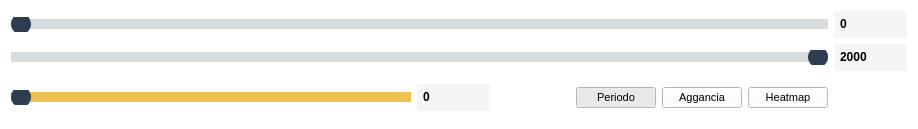
<?xml version="1.0" encoding="UTF-8"?>
<ui version="4.0">
 <class>Dialog</class>
 <widget class="QDialog" name="Dialog">
  <property name="geometry">
   <rect>
    <x>0</x>
    <y>0</y>
    <width>918</width>
    <height>129</height>
   </rect>
  </property>
  <property name="windowTitle">
   <string>Time Slider</string>
  </property>
  <property name="windowOpacity">
   <double>0.900000000000000</double>
  </property>
  <property name="whatsThis">
   <string>&lt;html&gt;&lt;head/&gt;&lt;body style=&quot;background:blue;&quot;&gt;&lt;p&gt;Ciao sono una barra del tempo&lt;/p&gt;&lt;/body&gt;&lt;/html&gt;</string>
  </property>
  <property name="styleSheet">
   <string notr="true">background-color:white;</string>
  </property>
  <layout class="QGridLayout" name="gridLayout">
   <item row="0" column="6">
    <widget class="QSpinBox" name="spinBox">
     <property name="maximumSize">
      <size>
       <width>100</width>
       <height>16777215</height>
      </size>
     </property>
     <property name="font">
      <font>
       <family>Arial</family>
       <pointsize>9</pointsize>
       <weight>75</weight>
       <bold>true</bold>
      </font>
     </property>
     <property name="whatsThis">
      <string>&lt;html&gt;&lt;head/&gt;&lt;body&gt;&lt;p&gt;&lt;span style=&quot; font-weight:400;&quot;&gt;Inserire una data di inizio periodo. Premere invio per confermare.&lt;/span&gt;&lt;/p&gt;&lt;/body&gt;&lt;/html&gt;</string>
     </property>
     <property name="styleSheet">
      <string notr="true">QSpinBox,
QSpinBox:editable,
QSpinBox:hover,
QSpinBox:pressed {
  border: none;
  border-bottom: 2px solid rgb(245, 245, 245);
  border-radius: 0;
  background:rgb(245, 245, 245);
  color: #000000;
  padding: 5px 4px 4px 4px;
}
QSpinBox:focus {
  border: none;
  border-bottom: 2px solid  #efc050;
  border-radius: 0;
  background:rgb(245, 245, 245);
  color: #000000;
  padding: 5px 4px 4px 4px;
}
QSpinBox:disabled {
  border: none;
  border-bottom: 2px solid #999999;
  border-radius: 0;
  background: rgb(153, 153, 153);
  color: white;
  padding: 5px 15px 4px 4px;
}
QSpinBox::up-button {
  subcontrol-origin: border;
  subcontrol-position: top right;
  border: none;
  border-radius: 0;
  background:rgb(245, 245, 245,0);
  margin-top: 1px;
  width: 18px;
}
QSpinBox::down-button {
  subcontrol-origin: border;
  subcontrol-position: bottom right;
  border: none;
  border-radius: 0;
  background: rgb(245, 245, 245,0);
  width: 18px;
}</string>
     </property>
     <property name="keyboardTracking">
      <bool>false</bool>
     </property>
     <property name="minimum">
      <number>0</number>
     </property>
     <property name="maximum">
      <number>2000</number>
     </property>
     <property name="value">
      <number>0</number>
     </property>
    </widget>
   </item>
   <item row="1" column="0" colspan="6">
    <widget class="QSlider" name="horizontalSliderB">
     <property name="enabled">
      <bool>true</bool>
     </property>
     <property name="cursor">
      <cursorShape>PointingHandCursor</cursorShape>
     </property>
     <property name="toolTip">
      <string>&lt;html&gt;&lt;head/&gt;&lt;body&gt;&lt;p&gt;&lt;span style=&quot; font-weight:600;&quot;&gt;Seconda Data&lt;/span&gt;&lt;/p&gt;&lt;/body&gt;&lt;/html&gt;</string>
     </property>
     <property name="whatsThis">
      <string>&lt;html&gt;&lt;head/&gt;&lt;body&gt;&lt;p&gt;Inserire una data di fine periodo.&lt;/p&gt;&lt;/body&gt;&lt;/html&gt;</string>
     </property>
     <property name="styleSheet">
      <string notr="true">QSlider::groove:horizontal {
   border: 0px solid #424242; 
	height: 10px; 
	border-radius: 4px;
}

QSlider::handle:horizontal {
    background-color:#2c3e50;
	border: 2px solid #2c3e50; 
	width: 16px; 
	margin-top: -5px; 
	margin-bottom: -5px; 
	border-radius: 10px; 
}

QSlider::handle:horizontal:hover {
    background-color:#1abc9c;
	border: 2px solid #1abc9c; 
}


QSlider::add-page:horizontal {
   background: #d7dcdf;
}

QSlider::sub-page:horizontal {
    background: #d7dcdf;
}
</string>
     </property>
     <property name="minimum">
      <number>1</number>
     </property>
     <property name="maximum">
      <number>2000</number>
     </property>
     <property name="value">
      <number>2000</number>
     </property>
     <property name="orientation">
      <enum>Qt::Horizontal</enum>
     </property>
    </widget>
   </item>
   <item row="0" column="0" colspan="6">
    <widget class="QSlider" name="horizontalSliderA">
     <property name="cursor">
      <cursorShape>PointingHandCursor</cursorShape>
     </property>
     <property name="toolTip">
      <string>&lt;html&gt;&lt;head/&gt;&lt;body&gt;&lt;p&gt;&lt;span style=&quot; font-weight:600;&quot;&gt;Prima Data&lt;/span&gt;&lt;/p&gt;&lt;/body&gt;&lt;/html&gt;</string>
     </property>
     <property name="whatsThis">
      <string>&lt;html&gt;&lt;head/&gt;&lt;body&gt;&lt;p&gt;Inserire una data di inizio periodo.&lt;/p&gt;&lt;/body&gt;&lt;/html&gt;</string>
     </property>
     <property name="styleSheet">
      <string notr="true">QSlider::groove:horizontal {
   border: 0px solid #424242; 
	height: 10px; 
	border-radius: 4px;
}

QSlider::handle:horizontal {
    background-color:#2c3e50;
	border: 2px solid #2c3e50; 
	width: 16px; 
	margin-top: -5px; 
	margin-bottom: -5px; 
	border-radius: 10px; 
}

QSlider::handle:horizontal:hover {
    background-color:#1abc9c;
	border: 2px solid #1abc9c; 
}


QSlider::add-page:horizontal {
   background: #d7dcdf;
}

QSlider::sub-page:horizontal {
    background: #d7dcdf;
}</string>
     </property>
     <property name="minimum">
      <number>0</number>
     </property>
     <property name="maximum">
      <number>1999</number>
     </property>
     <property name="value">
      <number>0</number>
     </property>
     <property name="orientation">
      <enum>Qt::Horizontal</enum>
     </property>
    </widget>
   </item>
   <item row="2" column="2">
    <spacer name="verticalSpacer">
     <property name="orientation">
      <enum>Qt::Vertical</enum>
     </property>
     <property name="sizeHint" stdset="0">
      <size>
       <width>20</width>
       <height>40</height>
      </size>
     </property>
    </spacer>
   </item>
   <item row="2" column="0">
    <widget class="QSlider" name="horizontalSlider">
     <property name="enabled">
      <bool>true</bool>
     </property>
     <property name="minimumSize">
      <size>
       <width>100</width>
       <height>0</height>
      </size>
     </property>
     <property name="maximumSize">
      <size>
       <width>400</width>
       <height>16777215</height>
      </size>
     </property>
     <property name="cursor">
      <cursorShape>PointingHandCursor</cursorShape>
     </property>
     <property name="toolTip">
      <string>&lt;html&gt;&lt;head/&gt;&lt;body&gt;&lt;p&gt;&lt;span style=&quot; font-weight:600;&quot;&gt;Soglia di probabilità&lt;/span&gt;&lt;/p&gt;&lt;/body&gt;&lt;/html&gt;</string>
     </property>
     <property name="whatsThis">
      <string>&lt;html&gt;&lt;head/&gt;&lt;body&gt;&lt;p&gt;Filtrare il risultato per probabilità di presenza.&lt;/p&gt;&lt;/body&gt;&lt;/html&gt;</string>
     </property>
     <property name="styleSheet">
      <string notr="true">QSlider::groove:horizontal {
   border: 0px solid #424242; 
	height: 10px; 
	border-radius: 4px;
}

QSlider::handle:horizontal {
    background-color:#2c3e50;
	border: 2px solid #2c3e50; 
	width: 16px; 
	margin-top: -5px; 
	margin-bottom: -5px; 
	border-radius: 10px; 
}

QSlider::handle:horizontal:hover {
    background-color:#1abc9c;
	border: 2px solid #1abc9c; 
}


QSlider::add-page:horizontal {
   background: #efc050;
}

QSlider::sub-page:horizontal {
    background: #efc050;
}</string>
     </property>
     <property name="minimum">
      <number>0</number>
     </property>
     <property name="maximum">
      <number>100</number>
     </property>
     <property name="value">
      <number>0</number>
     </property>
     <property name="orientation">
      <enum>Qt::Horizontal</enum>
     </property>
    </widget>
   </item>
   <item row="2" column="3">
    <widget class="QPushButton" name="pushButtonPeriodoAnno">
     <property name="maximumSize">
      <size>
       <width>150</width>
       <height>16777215</height>
      </size>
     </property>
     <property name="font">
      <font>
       <family>Segoe UI</family>
       <pointsize>8</pointsize>
       <weight>50</weight>
       <bold>false</bold>
      </font>
     </property>
     <property name="cursor">
      <cursorShape>PointingHandCursor</cursorShape>
     </property>
     <property name="whatsThis">
      <string>&lt;html&gt;&lt;head/&gt;&lt;body&gt;&lt;p&gt;Scegliere un periodo o un singolo anno.&lt;/p&gt;&lt;/body&gt;&lt;/html&gt;</string>
     </property>
     <property name="styleSheet">
      <string notr="true"/>
     </property>
     <property name="text">
      <string>Periodo</string>
     </property>
     <property name="checkable">
      <bool>true</bool>
     </property>
     <property name="checked">
      <bool>true</bool>
     </property>
     <property name="autoDefault">
      <bool>false</bool>
     </property>
    </widget>
   </item>
   <item row="2" column="5">
    <widget class="QPushButton" name="pushButtonHeat">
     <property name="maximumSize">
      <size>
       <width>150</width>
       <height>16777215</height>
      </size>
     </property>
     <property name="font">
      <font>
       <family>Segoe UI</family>
       <pointsize>8</pointsize>
       <weight>50</weight>
       <bold>false</bold>
      </font>
     </property>
     <property name="cursor">
      <cursorShape>PointingHandCursor</cursorShape>
     </property>
     <property name="whatsThis">
      <string>&lt;html&gt;&lt;head/&gt;&lt;body&gt;&lt;p&gt;Visualizzare &lt;span style=&quot; font-style:italic;&quot;&gt;HeatMap.&lt;/span&gt;&lt;/p&gt;&lt;/body&gt;&lt;/html&gt;</string>
     </property>
     <property name="styleSheet">
      <string notr="true"/>
     </property>
     <property name="text">
      <string>Heatmap</string>
     </property>
     <property name="checkable">
      <bool>true</bool>
     </property>
     <property name="autoDefault">
      <bool>false</bool>
     </property>
    </widget>
   </item>
   <item row="2" column="4">
    <widget class="QPushButton" name="pushButtonAggancia">
     <property name="maximumSize">
      <size>
       <width>150</width>
       <height>16777215</height>
      </size>
     </property>
     <property name="font">
      <font>
       <family>Segoe UI</family>
       <pointsize>8</pointsize>
       <weight>50</weight>
       <bold>false</bold>
      </font>
     </property>
     <property name="cursor">
      <cursorShape>PointingHandCursor</cursorShape>
     </property>
     <property name="whatsThis">
      <string>&lt;html&gt;&lt;head/&gt;&lt;body&gt;&lt;p&gt;Agganciare due date in un intervallo fisso.&lt;/p&gt;&lt;/body&gt;&lt;/html&gt;</string>
     </property>
     <property name="styleSheet">
      <string notr="true"/>
     </property>
     <property name="text">
      <string>Aggancia</string>
     </property>
     <property name="checkable">
      <bool>true</bool>
     </property>
     <property name="autoDefault">
      <bool>false</bool>
     </property>
    </widget>
   </item>
   <item row="1" column="6">
    <widget class="QSpinBox" name="spinBox_2">
     <property name="maximumSize">
      <size>
       <width>100</width>
       <height>16777215</height>
      </size>
     </property>
     <property name="font">
      <font>
       <family>Arial</family>
       <pointsize>9</pointsize>
       <weight>75</weight>
       <bold>true</bold>
      </font>
     </property>
     <property name="whatsThis">
      <string>&lt;html&gt;&lt;head/&gt;&lt;body&gt;&lt;p&gt;&lt;span style=&quot; font-weight:400;&quot;&gt;Inserire una data di fine periodo. Premere invio per confermare.&lt;/span&gt;&lt;/p&gt;&lt;/body&gt;&lt;/html&gt;</string>
     </property>
     <property name="styleSheet">
      <string notr="true">QSpinBox,
QSpinBox:editable,
QSpinBox:hover,
QSpinBox:pressed {
  border: none;
  border-bottom: 2px solid rgb(245, 245, 245);
  border-radius: 0;
  background:rgb(245, 245, 245);
  color: #000000;
  padding: 5px 4px 4px 4px;
}
QSpinBox:focus {
  border: none;
  border-bottom: 2px solid  #efc050;
  border-radius: 0;
  background:rgb(245, 245, 245);
  color: #000000;
  padding: 5px 4px 4px 4px;
}
QSpinBox:disabled {
  border: none;
  border-bottom: 2px solid rgb(153, 153, 153);
  border-radius: 0;
  background:  rgb(153, 153, 153);
  color: white;
  padding: 5px 15px 4px 4px;
}
QSpinBox::up-button {
  subcontrol-origin: border;
  subcontrol-position: top right;
  border: none;
  border-radius: 0;
  background:rgb(245, 245, 245,0);
  margin-top: 1px;
  width: 18px;
}
QSpinBox::down-button {
  subcontrol-origin: border;
  subcontrol-position: bottom right;
  border: none;
  border-radius: 0;
  background: rgb(245, 245, 245,0);
  width: 18px;
}</string>
     </property>
     <property name="keyboardTracking">
      <bool>false</bool>
     </property>
     <property name="minimum">
      <number>1</number>
     </property>
     <property name="maximum">
      <number>2000</number>
     </property>
     <property name="value">
      <number>2000</number>
     </property>
    </widget>
   </item>
   <item row="2" column="1">
    <widget class="QSpinBox" name="spinBox_3">
     <property name="font">
      <font>
       <family>Arial</family>
       <pointsize>9</pointsize>
       <weight>75</weight>
       <bold>true</bold>
      </font>
     </property>
     <property name="styleSheet">
      <string notr="true">QSpinBox,
QSpinBox:editable,
QSpinBox:hover,
QSpinBox:pressed {
  border: none;
  border-bottom: 2px solid rgb(245, 245, 245);
  border-radius: 0;
  background:rgb(245, 245, 245);
  color: #000000;
  padding: 5px 4px 4px 4px;
}
QSpinBox:focus {
  border: none;
  border-bottom: 2px solid  #efc050;
  border-radius: 0;
  background:rgb(245, 245, 245);
  color: #000000;
  padding: 5px 4px 4px 4px;
}
QSpinBox:disabled {
  border: none;
  border-bottom: 2px solid rgb(153, 153, 153);
  border-radius: 0;
  background:  rgb(153, 153, 153);
  color: white;
  padding: 5px 15px 4px 4px;
}
QSpinBox::up-button {
  subcontrol-origin: border;
  subcontrol-position: top right;
  border: none;
  border-radius: 0;
  background:rgb(245, 245, 245,0);
  margin-top: 1px;
  width: 18px;
}
QSpinBox::down-button {
  subcontrol-origin: border;
  subcontrol-position: bottom right;
  border: none;
  border-radius: 0;
  background: rgb(245, 245, 245,0);
  width: 18px;
}</string>
     </property>
     <property name="maximum">
      <number>100</number>
     </property>
    </widget>
   </item>
  </layout>
 </widget>
 <resources/>
 <connections>
  <connection>
   <sender>spinBox_2</sender>
   <signal>valueChanged(int)</signal>
   <receiver>horizontalSliderB</receiver>
   <slot>setValue(int)</slot>
   <hints>
    <hint type="sourcelabel">
     <x>906</x>
     <y>79</y>
    </hint>
    <hint type="destinationlabel">
     <x>131</x>
     <y>66</y>
    </hint>
   </hints>
  </connection>
  <connection>
   <sender>spinBox</sender>
   <signal>valueChanged(int)</signal>
   <receiver>horizontalSliderA</receiver>
   <slot>setValue(int)</slot>
   <hints>
    <hint type="sourcelabel">
     <x>906</x>
     <y>32</y>
    </hint>
    <hint type="destinationlabel">
     <x>787</x>
     <y>19</y>
    </hint>
   </hints>
  </connection>
  <connection>
   <sender>horizontalSliderA</sender>
   <signal>valueChanged(int)</signal>
   <receiver>spinBox</receiver>
   <slot>setValue(int)</slot>
   <hints>
    <hint type="sourcelabel">
     <x>639</x>
     <y>27</y>
    </hint>
    <hint type="destinationlabel">
     <x>906</x>
     <y>23</y>
    </hint>
   </hints>
  </connection>
  <connection>
   <sender>horizontalSliderB</sender>
   <signal>valueChanged(int)</signal>
   <receiver>spinBox_2</receiver>
   <slot>setValue(int)</slot>
   <hints>
    <hint type="sourcelabel">
     <x>557</x>
     <y>61</y>
    </hint>
    <hint type="destinationlabel">
     <x>906</x>
     <y>79</y>
    </hint>
   </hints>
  </connection>
  <connection>
   <sender>pushButtonPeriodoAnno</sender>
   <signal>toggled(bool)</signal>
   <receiver>horizontalSliderB</receiver>
   <slot>setDisabled(bool)</slot>
   <hints>
    <hint type="sourcelabel">
     <x>613</x>
     <y>114</y>
    </hint>
    <hint type="destinationlabel">
     <x>79</x>
     <y>66</y>
    </hint>
   </hints>
  </connection>
  <connection>
   <sender>pushButtonPeriodoAnno</sender>
   <signal>toggled(bool)</signal>
   <receiver>spinBox_2</receiver>
   <slot>setDisabled(bool)</slot>
   <hints>
    <hint type="sourcelabel">
     <x>635</x>
     <y>114</y>
    </hint>
    <hint type="destinationlabel">
     <x>871</x>
     <y>57</y>
    </hint>
   </hints>
  </connection>
  <connection>
   <sender>pushButtonPeriodoAnno</sender>
   <signal>toggled(bool)</signal>
   <receiver>pushButtonAggancia</receiver>
   <slot>setDisabled(bool)</slot>
   <hints>
    <hint type="sourcelabel">
     <x>588</x>
     <y>114</y>
    </hint>
    <hint type="destinationlabel">
     <x>735</x>
     <y>114</y>
    </hint>
   </hints>
  </connection>
  <connection>
   <sender>pushButtonPeriodoAnno</sender>
   <signal>toggled(bool)</signal>
   <receiver>horizontalSliderB</receiver>
   <slot>setEnabled(bool)</slot>
   <hints>
    <hint type="sourcelabel">
     <x>621</x>
     <y>114</y>
    </hint>
    <hint type="destinationlabel">
     <x>104</x>
     <y>63</y>
    </hint>
   </hints>
  </connection>
  <connection>
   <sender>pushButtonPeriodoAnno</sender>
   <signal>toggled(bool)</signal>
   <receiver>spinBox_2</receiver>
   <slot>setEnabled(bool)</slot>
   <hints>
    <hint type="sourcelabel">
     <x>594</x>
     <y>114</y>
    </hint>
    <hint type="destinationlabel">
     <x>906</x>
     <y>79</y>
    </hint>
   </hints>
  </connection>
  <connection>
   <sender>pushButtonPeriodoAnno</sender>
   <signal>toggled(bool)</signal>
   <receiver>pushButtonAggancia</receiver>
   <slot>setEnabled(bool)</slot>
   <hints>
    <hint type="sourcelabel">
     <x>579</x>
     <y>114</y>
    </hint>
    <hint type="destinationlabel">
     <x>735</x>
     <y>114</y>
    </hint>
   </hints>
  </connection>
  <connection>
   <sender>horizontalSlider</sender>
   <signal>valueChanged(int)</signal>
   <receiver>spinBox_3</receiver>
   <slot>setValue(int)</slot>
   <hints>
    <hint type="sourcelabel">
     <x>333</x>
     <y>98</y>
    </hint>
    <hint type="destinationlabel">
     <x>436</x>
     <y>103</y>
    </hint>
   </hints>
  </connection>
  <connection>
   <sender>spinBox_3</sender>
   <signal>valueChanged(int)</signal>
   <receiver>horizontalSlider</receiver>
   <slot>setValue(int)</slot>
   <hints>
    <hint type="sourcelabel">
     <x>431</x>
     <y>97</y>
    </hint>
    <hint type="destinationlabel">
     <x>326</x>
     <y>105</y>
    </hint>
   </hints>
  </connection>
 </connections>
</ui>
